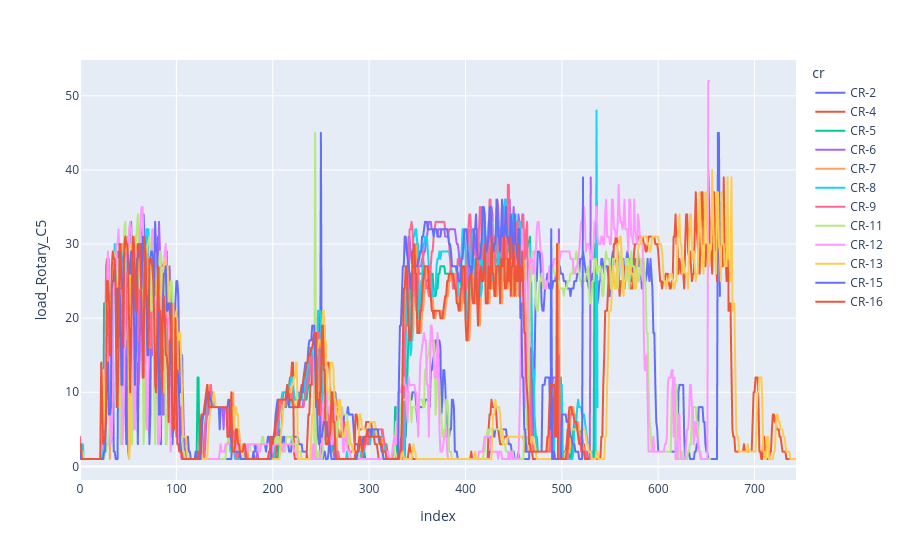

The notebook cell saved with this chart:
### Code cell
fig = px.line(
    eda_data, 
    x="index", 
    y="load_Rotary_C5", 
    color='cr', 
)
fig.show()

### Figure 1 — Plotly figure (JSON) as saved in the notebook; plotly's stock layout.template omitted (floating-point values rounded to 4 significant figures; data arrays with more than 128 entries replaced by an {"elided": "..."} marker saying what was removed)
{"data": [{"hovertemplate": "cr=CR-2<br>index=%{x}<br>load_Rotary_C5=%{y}<extra></extra>", "legendgroup": "CR-2", "line": {"color": "#636efa", "dash": "solid"}, "marker": {"symbol": "circle"}, "mode": "lines", "name": "CR-2", "showlegend": true, "type": "scattergl", "x": {"elided": "665 int values"}, "xaxis": "x", "y": {"elided": "665 int values"}, "yaxis": "y"}, {"hovertemplate": "cr=CR-4<br>index=%{x}<br>load_Rotary_C5=%{y}<extra></extra>", "legendgroup": "CR-4", "line": {"color": "#EF553B", "dash": "solid"}, "marker": {"symbol": "circle"}, "mode": "lines", "name": "CR-4", "showlegend": true, "type": "scattergl", "x": {"elided": "740 int values"}, "xaxis": "x", "y": {"elided": "740 int values"}, "yaxis": "y"}, {"hovertemplate": "cr=CR-5<br>index=%{x}<br>load_Rotary_C5=%{y}<extra></extra>", "legendgroup": "CR-5", "line": {"color": "#00cc96", "dash": "solid"}, "marker": {"symbol": "circle"}, "mode": "lines", "name": "CR-5", "showlegend": true, "type": "scattergl", "x": {"elided": "535 int values"}, "xaxis": "x", "y": {"elided": "535 int values"}, "yaxis": "y"}, {"hovertemplate": "cr=CR-6<br>index=%{x}<br>load_Rotary_C5=%{y}<extra></extra>", "legendgroup": "CR-6", "line": {"color": "#ab63fa", "dash": "solid"}, "marker": {"symbol": "circle"}, "mode": "lines", "name": "CR-6", "showlegend": true, "type": "scattergl", "x": {"elided": "531 int values"}, "xaxis": "x", "y": {"elided": "531 int values"}, "yaxis": "y"}, {"hovertemplate": "cr=CR-7<br>index=%{x}<br>load_Rotary_C5=%{y}<extra></extra>", "legendgroup": "CR-7", "line": {"color": "#FFA15A", "dash": "solid"}, "marker": {"symbol": "circle"}, "mode": "lines", "name": "CR-7", "showlegend": true, "type": "scattergl", "x": {"elided": "531 int values"}, "xaxis": "x", "y": {"elided": "531 int values"}, "yaxis": "y"}, {"hovertemplate": "cr=CR-8<br>index=%{x}<br>load_Rotary_C5=%{y}<extra></extra>", "legendgroup": "CR-8", "line": {"color": "#19d3f3", "dash": "solid"}, "marker": {"symbol": "circle"}, "mode": "lines", "name": "CR-8", "showlegend": true, "type": "scattergl", "x": {"elided": "538 int values"}, "xaxis": "x", "y": {"elided": "538 int values"}, "yaxis": "y"}, {"hovertemplate": "cr=CR-9<br>index=%{x}<br>load_Rotary_C5=%{y}<extra></extra>", "legendgroup": "CR-9", "line": {"color": "#FF6692", "dash": "solid"}, "marker": {"symbol": "circle"}, "mode": "lines", "name": "CR-9", "showlegend": true, "type": "scattergl", "x": {"elided": "530 int values"}, "xaxis": "x", "y": {"elided": "530 int values"}, "yaxis": "y"}, {"hovertemplate": "cr=CR-11<br>index=%{x}<br>load_Rotary_C5=%{y}<extra></extra>", "legendgroup": "CR-11", "line": {"color": "#B6E880", "dash": "solid"}, "marker": {"symbol": "circle"}, "mode": "lines", "name": "CR-11", "showlegend": true, "type": "scattergl", "x": {"elided": "655 int values"}, "xaxis": "x", "y": {"elided": "655 int values"}, "yaxis": "y"}, {"hovertemplate": "cr=CR-12<br>index=%{x}<br>load_Rotary_C5=%{y}<extra></extra>", "legendgroup": "CR-12", "line": {"color": "#FF97FF", "dash": "solid"}, "marker": {"symbol": "circle"}, "mode": "lines", "name": "CR-12", "showlegend": true, "type": "scattergl", "x": {"elided": "654 int values"}, "xaxis": "x", "y": {"elided": "654 int values"}, "yaxis": "y"}, {"hovertemplate": "cr=CR-13<br>index=%{x}<br>load_Rotary_C5=%{y}<extra></extra>", "legendgroup": "CR-13", "line": {"color": "#FECB52", "dash": "solid"}, "marker": {"symbol": "circle"}, "mode": "lines", "name": "CR-13", "showlegend": true, "type": "scattergl", "x": {"elided": "744 int values"}, "xaxis": "x", "y": {"elided": "744 int values"}, "yaxis": "y"}, {"hovertemplate": "cr=CR-15<br>index=%{x}<br>load_Rotary_C5=%{y}<extra></extra>", "legendgroup": "CR-15", "line": {"color": "#636efa", "dash": "solid"}, "marker": {"symbol": "circle"}, "mode": "lines", "name": "CR-15", "showlegend": true, "type": "scattergl", "x": {"elided": "523 int values"}, "xaxis": "x", "y": {"elided": "523 int values"}, "yaxis": "y"}, {"hovertemplate": "cr=CR-16<br>index=%{x}<br>load_Rotary_C5=%{y}<extra></extra>", "legendgroup": "CR-16", "line": {"color": "#EF553B", "dash": "solid"}, "marker": {"symbol": "circle"}, "mode": "lines", "name": "CR-16", "showlegend": true, "type": "scattergl", "x": {"elided": "529 int values"}, "xaxis": "x", "y": {"elided": "529 int values"}, "yaxis": "y"}], "layout": {"legend": {"title": {"text": "cr"}, "tracegroupgap": 0}, "margin": {"t": 60}, "xaxis": {"anchor": "y", "domain": [0, 1], "title": {"text": "index"}}, "yaxis": {"anchor": "x", "domain": [0, 1], "title": {"text": "load_Rotary_C5"}}}}
